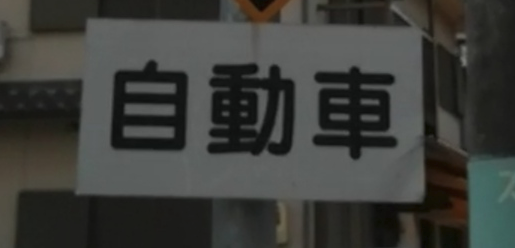
#> input picture tess/tests/test2.png, 515 x 248 px
$ python test.py   (older library calls are emulated)
#> lines starting #> are read from the running program, lines starting #| are printed output that depends on the picture; after the words box and inside, x2 and y2 are one past the last pixel; in counts of white or black regions, pixels touching at a corner belong together
### tess/utilities/image_process.py
from PIL import Image
import tempfile
import cv2
import imutils
import numpy as np

def set_image_dpi_ppi(file_path):
    im = Image.open(file_path)
    length_x, width_y = im.size
    factor = float(length_x/width_y)
    size = int(600), int(600/factor)
    im_resized = im.resize(size, Image.ANTIALIAS)
    temp_file = tempfile.NamedTemporaryFile(delete=False, suffix='.png')
    temp_filename = temp_file.name
    im_resized.save(temp_filename, dpi=(800, 800))
    return temp_filename

def set_text_region(file_path):
    img = cv2.imread(file_path)
    height = img.shape[0]
    width = img.shape[1]

    gray = cv2.cvtColor(img, cv2.COLOR_BGR2GRAY)
    sobel = cv2.Sobel(gray, cv2.CV_8U, 1, 0, ksize=3)
    ret, binary = cv2.threshold(sobel, 0, 255, cv2.THRESH_OTSU + cv2.THRESH_BINARY)

    element1 = cv2.getStructuringElement(cv2.MORPH_RECT, (int(width/2), 5))
    element2 = cv2.getStructuringElement(cv2.MORPH_RECT, (int(width/3), 2))
    dilation = cv2.dilate(binary, element2, iterations=1)
    erosion = cv2.erode(dilation, element1, iterations=1)
    dilation2 = cv2.dilate(erosion, element2, iterations=2)

    region = []
    contours, hierarchy = cv2.findContours(dilation2, cv2.RETR_TREE, cv2.CHAIN_APPROX_SIMPLE)
    for i in range(len(contours)):
        cnt = contours[i]
        area = cv2.contourArea(cnt)
        if (area < height*width/6):
            continue
        rect = cv2.minAreaRect(cnt)
        box = cv2.boxPoints(rect)
        box = np.int0(box)
        height = abs(box[0][1] - box[2][1])
        width = abs(box[0][0] - box[2][0])
        if (height > width * 1.3):
            continue
        region.append(box)
    return img, region

def set_sign_board_region(file_path):
    image = cv2.imread(file_path)
    height = image.shape[0]
    width = image.shape[1]
    gray = cv2.cvtColor(image, cv2.COLOR_BGR2GRAY)
    blurred = cv2.bilateralFilter(gray, 25, 15, 15)
    thresh = cv2.threshold(blurred, 90, 255, cv2.THRESH_BINARY)[1]
    output = image.copy()
    cnts = cv2.findContours(thresh.copy(), cv2.RETR_LIST, cv2.CHAIN_APPROX_SIMPLE)
    cnts = imutils.grab_contours(cnts)
    region = []
    for c in cnts:
        epsilon = 0.02 * cv2.arcLength(c, True)
        c = cv2.approxPolyDP(c, epsilon, True)
        area = cv2.contourArea(c)
        if area < int(height*width/3):
            continue
        x,y,w,h = cv2.boundingRect(c)
        cv2.rectangle(output,(x,y),(x+w,y+h),(0,255,0),2)
        region.append((x,y,x+w,y+h))
    return output, region

def add_margin(file_path, top, right, bottom, left, color):
    image = Image.open(file_path)
    width, height = image.size
    new_width = width + right + left
    new_height = height + top + bottom
    result = Image.new(image.mode, (new_width, new_height), color)
    result.paste(image, (left, top))
    temp_file = tempfile.NamedTemporaryFile(delete=False, suffix='.png')
    temp_filename = temp_file.name
    result.save(temp_filename, dpi=(800, 800))
    return temp_filename

def process_text(file_path):
    image = cv2.imread(file_path)
    height = image.shape[0]
    width = image.shape[1]
    gray = cv2.cvtColor(image, cv2.COLOR_BGR2GRAY)
    blurred = cv2.bilateralFilter(gray, 25, 15, 15)
    thresh = cv2.threshold(blurred, 60, 255, cv2.THRESH_BINARY)[1]
    temp_file = tempfile.NamedTemporaryFile(delete=False, suffix='.png')
    temp_filename = temp_file.name
    cv2.imwrite(temp_filename, thresh)
    return temp_filename

### tess/run.py
from PIL import Image
import tempfile
import cv2
import imutils
import numpy as np
import subprocess
from utilities.image_process import set_image_dpi_ppi, set_sign_board_region, add_margin, process_text, set_text_region

def run(file_path):
    dection_text = []
    file_path = set_image_dpi_ppi(file_path)
#> in set_image_dpi_ppi, im is the input picture: PIL image 515x248 RGBA; mean R, G, B, A 60.2, 61.4, 57.8, 255
    output, region = set_sign_board_region(file_path)
#> in set_sign_board_region, `thresh = cv2.threshold(blurred, 90, 255, cv2.THRESH_BINARY)[1]`:
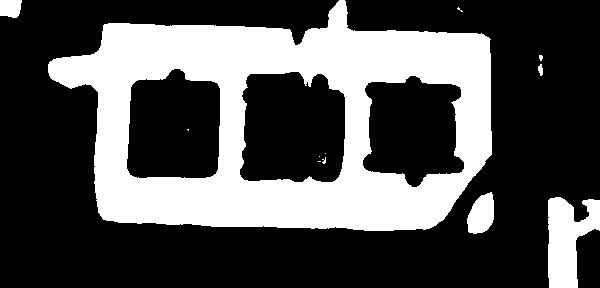
#> thresh: shape (288, 600); 31.8% white; 12 white regions (7 under 20 px)
#> in set_sign_board_region, `cnts = cv2.findContours(thresh.copy(), cv2.RETR_LIST, cv2.CHAIN_APPROX..`: cnts = 15 contours, 7 with area under 20; largest, box (x1, y1, x2, y2) and area: (48, 0, 492, 231) 77348, (239, 71, 346, 183) 10420, (126, 68, 221, 179) 9004, (362, 75, 465, 188) 8499, (548, 197, 600, 288) 2883, (467, 192, 494, 234) 781, (0, 0, 22, 18) 310, (538, 64, 543, 76) 30
#> the loop in set_sign_board_region, `for c in cnts:` made 15 passes
#> (epsilon, area) on passes 1, 2, 8, 9, 10, 11, 15: (6.53, 2807.5), (2.31, 721), (8.51, 8691), (9.02, 9715), (7.67, 8394.5), (0.541, 30), (1.44, 310.5)
#> (epsilon, area, x, y, w, h) on pass 14: (26.49, 74315, 48, 0, 444, 230)
#> after the loop in set_sign_board_region, `for c in cnts:`:
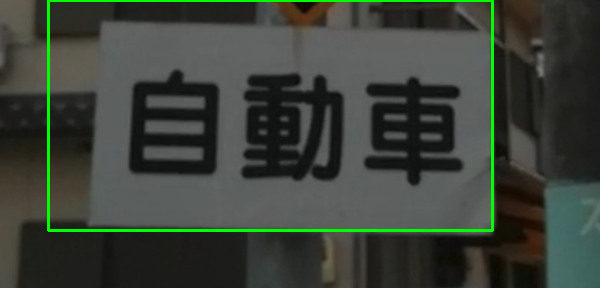
#> output: shape (288, 600, 3); mean B, G, R 56.7, 65.6, 59
#> after the loop in set_sign_board_region, `for c in cnts:`: region = [(48, 0, 492, 230)]
#> region = [(48, 0, 492, 230)]
    for box in region:
        crop_sign_board_img = output[box[1]:box[3],box[0]:box[2]]
        temp_file = tempfile.NamedTemporaryFile(delete=False, suffix='.png')
        temp_filename = temp_file.name
        cv2.imwrite(temp_filename, crop_sign_board_img)
        temp_filename = set_image_dpi_ppi(temp_filename)
        crop_sign_board_img = Image.fromarray(crop_sign_board_img)
        output, region = set_text_region(temp_filename)
#> in set_text_region, `gray = cv2.cvtColor(img, cv2.COLOR_BGR2GRAY)`:
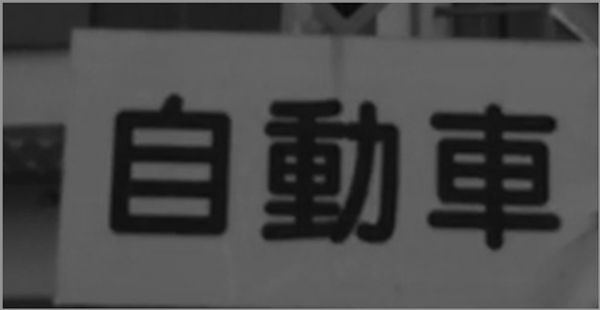
#> gray: shape (310, 600); min 4, max 150, mean 72.8
#> in set_text_region, `ret, binary = cv2.threshold(sobel, 0, 255, cv2.THRESH_OTSU + cv2.THRES..`:
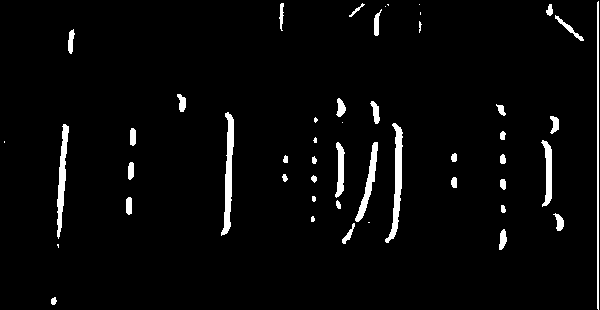
#> binary: shape (310, 600); 3.4% white; 49 white regions (10 under 20 px), largest, box (x1, y1, x2, y2) and area: (221, 112, 234, 236) 778, (385, 123, 403, 243) 774, (57, 124, 69, 239) 636
#> in set_text_region, `ret, binary = cv2.threshold(sobel, 0, 255, cv2.THRESH_OTSU + cv2.THRES..`: ret = 41
#> in set_text_region, `dilation = cv2.dilate(binary, element2, iterations=1)`: dilation: shape (310, 600); 63.9% white; 2 black regions, box (x1, y1, x2, y2) and area: (0, 0, 600, 124) 36053, (0, 237, 498, 310) 31051
#> in set_text_region, `erosion = cv2.erode(dilation, element1, iterations=1)`: erosion: shape (310, 600); 44.3% white; 5 white regions (1 under 20 px), largest, box (x1, y1, x2, y2) and area: (0, 100, 600, 249) 74526, (331, 6, 600, 35) 7328, (0, 31, 25, 53) 533, (0, 299, 7, 304) 34
#> in set_text_region, `dilation2 = cv2.dilate(erosion, element2, iterations=2)`:
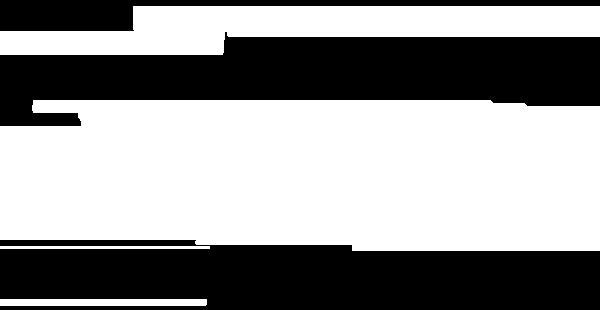
#> dilation2: shape (310, 600); 57.5% white; 3 black regions
#> in set_text_region, `contours, hierarchy = cv2.findContours(dilation2, cv2.RETR_TREE, cv2.C..`: contours = 4 contours; box (x1, y1, x2, y2) and area: (0, 100, 600, 251) 84716, (0, 6, 600, 55) 18646, (0, 299, 207, 306) 1236, (0, 246, 210, 249) 418
#> the loop in set_text_region, `for i in range(len(contours)):` made 4 passes
#> (area, rect, box, height, width) on passes 3 to 4: (84716.5, ((299.5, 175), (150, 599), -90), [[599, 250], [0, 250], [0, 100], [599, 100]], 150, 599), (18645.5, ((299.5, 30), (48, 599), -90), [[599, 54], [0, 54], [0, 6], [599, 6]], 48, 599)
#> area on pass 1: 1235.5
#> after the loop in set_text_region, `for i in range(len(contours)):`: region = [[[599, 250], [0, 250], [0, 100], [599, 100]], [[599, 54], [0, 54], [0, 6], [599, 6]]]
        for box in region:
            crop_text_region_img = output[min(box[2][1], box[0][1]):max(box[2][1], box[0][1]),min(box[2][0] + 20, box[0][0] + 20):max(box[2][0] - 20, box[0][0] - 20)]
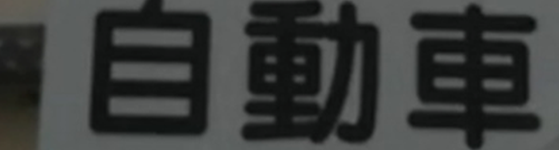
#> crop_text_region_img: shape (150, 559, 3); mean B, G, R 58.1, 59.4, 57.3
            temp_file = tempfile.NamedTemporaryFile(delete=False, suffix='.png')
            temp_filename = temp_file.name
            cv2.imwrite(temp_filename, crop_text_region_img)
            temp_filename = add_margin(temp_filename, 200, 400, 400, 200, (255, 255, 255))
#> in add_margin, `result = Image.new(image.mode, (new_width, new_height), color)`: result: PIL image 1159x750 RGB; every value is 255
            temp_filename = set_image_dpi_ppi(temp_filename)
            temp_filename = process_text(temp_filename)
#> in process_text, `thresh = cv2.threshold(blurred, 60, 255, cv2.THRESH_BINARY)[1]`:
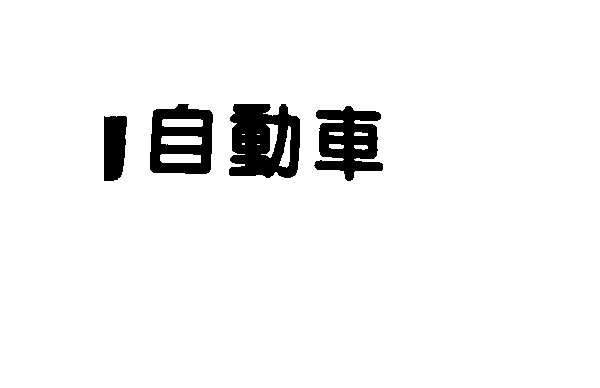
#> thresh: shape (388, 600); 95.1% white; 4 black regions, box (x1, y1, x2, y2) and area: (229, 104, 300, 178) 4044, (314, 106, 383, 181) 3182, (150, 104, 213, 174) 2896, (104, 116, 127, 181) 1327
            temp_filename = set_image_dpi_ppi(temp_filename)
            args = ["tesseract", "-l", "katakana_15000", temp_filename, "stdout"]
#> (the run stopped early here; a loop or call above may not have finished)

$ run again, with tess/tests/test1.png copied over tess/tests/test2.png
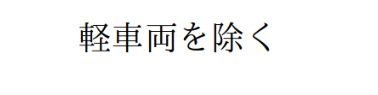
#> input picture tess/tests/test1.png, 378 x 95 px
#> in set_image_dpi_ppi, im is the input picture: PIL image 378x95 RGBA; mean R, G, B, A 246.4, 246.4, 246.4, 255
#> cnts = 29 contours, 12 with area under 20; largest, box (x1, y1, x2, y2) and area: (0, 0, 600, 150) 89251, (233, 36, 280, 83) 533, (185, 35, 220, 83) 378, (128, 35, 148, 83) 309, (339, 36, 355, 83) 260
#> the loop in set_sign_board_region, `for c in cnts:` made 29 passes
#> (epsilon, area) on passes 2, 4, 5, 7, 9, 10, 15, 16: (0.346, 20), (0.714, 40.5), (0.766, 43), (1.79, 122), (0.911, 64), (0.93, 76), (3.13, 210), (1.52, 128)
#> after the loop in set_sign_board_region, `for c in cnts:`: region = [(0, 0, 600, 150)]
#> im: PIL image 600x150 RGB
#> binary: shape (150, 600); 3.3% white; 36 white regions (4 under 20 px), largest, box (x1, y1, x2, y2) and area: (1, 2, 3, 150) 296, (348, 34, 387, 73) 267, (403, 35, 429, 82) 207
#> ret = 119
#> dilation: shape (150, 600); 40.4% white; 1 white region, box (x1, y1, x2, y2) and area: (0, 2, 529, 150) 36324
#> erosion: shape (150, 600); 18.8% white; 1 white region, box (x1, y1, x2, y2) and area: (0, 36, 380, 83) 16882
#> in set_text_region, `dilation2 = cv2.dilate(erosion, element2, iterations=2)`:
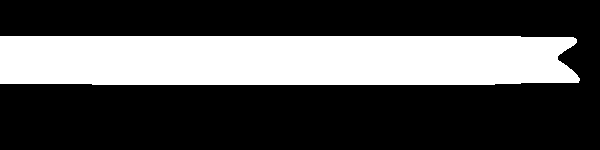
#> dilation2: shape (150, 600); 30.8% white; 1 white region
#> contours = 1 contour; box (x1, y1, x2, y2) and area: (0, 36, 580, 85) 27050
#> the loop in set_text_region, `for i in range(len(contours)):` made 1 pass
#> (area, rect, box, height, width) on pass 1: (27050.5, ((289.5, 60), (48, 579), -90), [[578, 83], [0, 83], [0, 36], [578, 36]], 47, 578)
#> after the loop in set_text_region, `for i in range(len(contours)):`: region = [[[578, 83], [0, 83], [0, 36], [578, 36]]]
#> im_resized: PIL image 600x341 RGB
#> in process_text, `thresh = cv2.threshold(blurred, 60, 255, cv2.THRESH_BINARY)[1]`:
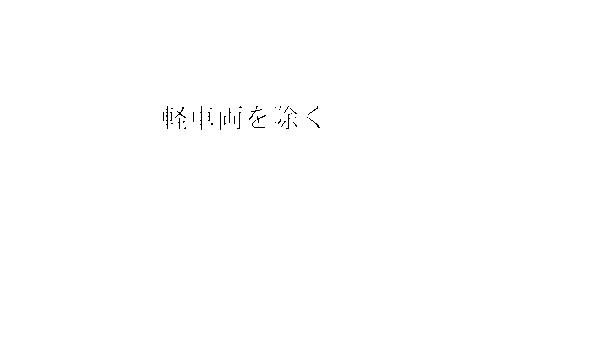
#> thresh: shape (341, 600); 99.8% white; black in thin lines or dots, all inside (x1, y1, x2, y2) = (163, 106, 320, 130)

$ run again, with tess/tests/test3.png copied over tess/tests/test2.png
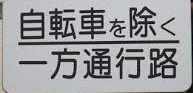
#> input picture tess/tests/test3.png, 193 x 93 px
#> in set_image_dpi_ppi, im is the input picture: PIL image 193x93 RGBA; mean R, G, B, A 155.1, 155.3, 158.5, 255
#> in set_sign_board_region, `thresh = cv2.threshold(blurred, 90, 255, cv2.THRESH_BINARY)[1]`:
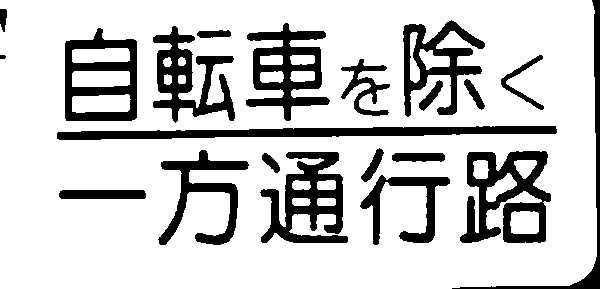
#> thresh: shape (289, 600); 79.5% white; 21 black regions
#> cnts = 40 contours; largest, box (x1, y1, x2, y2) and area: (0, 0, 597, 289) 170438, (459, 150, 552, 244) 6229, (64, 27, 138, 122) 6062, (259, 151, 349, 244) 4868, (245, 22, 331, 122) 4731
#> the loop in set_sign_board_region, `for c in cnts:` made 40 passes
#> (epsilon, area) on passes 3, 4, 6, 7, 8, 9, 10, 11: (0.918, 117), (3.79, 766), (1, 142.5), (9.59, 1607.5), (1.91, 352.5), (1.34, 251.5), (1.23, 231), (2.47, 500)
#> after the loop in set_sign_board_region, `for c in cnts:`: region = [(0, 0, 594, 289)]
#> im: PIL image 594x289 RGB
#> im_resized: PIL image 600x291 RGB
#> binary: shape (291, 600); 6.7% white; 145 white regions (49 under 20 px), largest, box (x1, y1, x2, y2) and area: (5, 9, 18, 285) 789, (135, 38, 142, 123) 475, (380, 175, 391, 248) 410
#> ret = 99
#> dilation: shape (291, 600); 76.7% white; 5 black regions, box (x1, y1, x2, y2) and area: (111, 246, 600, 291) 18140, (0, 0, 600, 54) 11643, (111, 114, 600, 150) 10387, (111, 162, 150, 171) 351, (111, 186, 137, 190) 103
#> erosion: shape (291, 600); 58.5% white; 5 black regions, box (x1, y1, x2, y2) and area: (0, 244, 600, 291) 27006, (0, 0, 600, 56) 20064, (0, 112, 600, 152) 19264, (0, 160, 300, 173) 3900, (0, 184, 287, 192) 2295
#> dilation2: shape (291, 600); 67.7% white; 5 black regions
#> contours = 2 contours; box (x1, y1, x2, y2) and area: (0, 23, 600, 126) 59988, (0, 150, 600, 249) 56674
#> the loop in set_text_region, `for i in range(len(contours)):` made 2 passes
#> (area, rect, box, height, width) on passes 1 to 2: (56673.5, ((299.5, 199), (98, 599), -90), [[599, 248], [0, 248], [0, 150], [599, 150]], 98, 599), (59988.5, ((299.5, 74), (102, 599), -90), [[598, 124], [0, 124], [0, 23], [598, 23]], 101, 598)
#> after the loop in set_text_region, `for i in range(len(contours)):`: region = [[[599, 248], [0, 248], [0, 150], [599, 150]], [[598, 124], [0, 124], [0, 23], [598, 23]]]
#> im_resized: PIL image 600x361 RGB
#> in process_text, `thresh = cv2.threshold(blurred, 60, 255, cv2.THRESH_BINARY)[1]`:
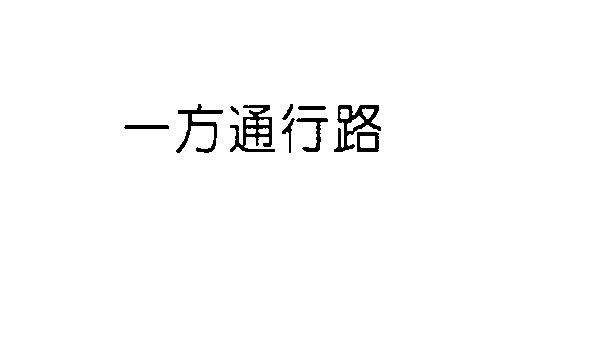
#> thresh: shape (361, 600); 98.5% white; 10 black regions, largest, box (x1, y1, x2, y2) and area: (230, 105, 275, 152) 864, (334, 105, 381, 152) 757, (176, 104, 223, 153) 595

$ run again, with tess/tests/test4.png copied over tess/tests/test2.png
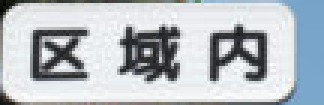
#> input picture tess/tests/test4.png, 108 x 35 px (shown 3 times larger)
#> in set_image_dpi_ppi, im is the input picture: PIL image 108x35 RGBA; mean R, G, B, A 182.2, 188.4, 194.1, 255
#> cnts = 13 contours, 1 with area under 20; largest, box (x1, y1, x2, y2) and area: (0, 0, 600, 194) 113359, (221, 49, 333, 150) 7473, (389, 48, 494, 149) 6680, (59, 55, 162, 148) 2998, (77, 70, 154, 133) 1925
#> the loop in set_sign_board_region, `for c in cnts:` made 13 passes
#> (epsilon, area) on passes 2 to 9: (1.22, 175), (1.21, 239), (1.3, 211.5), (1.64, 244), (2.31, 727.5), (2.35, 826.5), (1.78, 224), (6.26, 1693.5)
#> after the loop in set_sign_board_region, `for c in cnts:`: region = [(0, 0, 600, 194)]
#> im: PIL image 600x194 RGB
#> binary: shape (194, 600); 6.8% white; 29 white regions (3 under 20 px), largest, box (x1, y1, x2, y2) and area: (1, 5, 35, 192) 1422, (482, 58, 499, 150) 875, (68, 67, 81, 134) 644
#> ret = 64
#> dilation: shape (194, 600); 65.8% white; 1 black region, box (x1, y1, x2, y2) and area: (0, 0, 600, 194) 39752
#> erosion: shape (194, 600); 35.7% white; 2 white regions, box (x1, y1, x2, y2) and area: (0, 47, 450, 151) 41466, (584, 170, 600, 187) 138
#> dilation2: shape (194, 600); 56.5% white; 2 black regions
#> contours = 2 contours; box (x1, y1, x2, y2) and area: (0, 47, 600, 153) 61100, (386, 170, 600, 189) 3705
#> the loop in set_text_region, `for i in range(len(contours)):` made 2 passes
#> area on pass 1: 3705
#> after the loop in set_text_region, `for i in range(len(contours)):`: region = [[[599, 152], [0, 152], [0, 47], [599, 47]]]
#> im_resized: PIL image 600x364 RGB
#> in process_text, `thresh = cv2.threshold(blurred, 60, 255, cv2.THRESH_BINARY)[1]`:
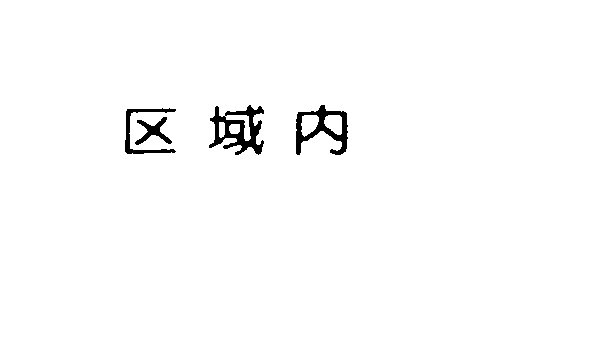
#> thresh: shape (364, 600); 98.6% white; 4 black regions, box (x1, y1, x2, y2) and area: (209, 105, 264, 155) 1218, (296, 105, 348, 155) 997, (125, 108, 176, 154) 498, (135, 117, 172, 145) 366
